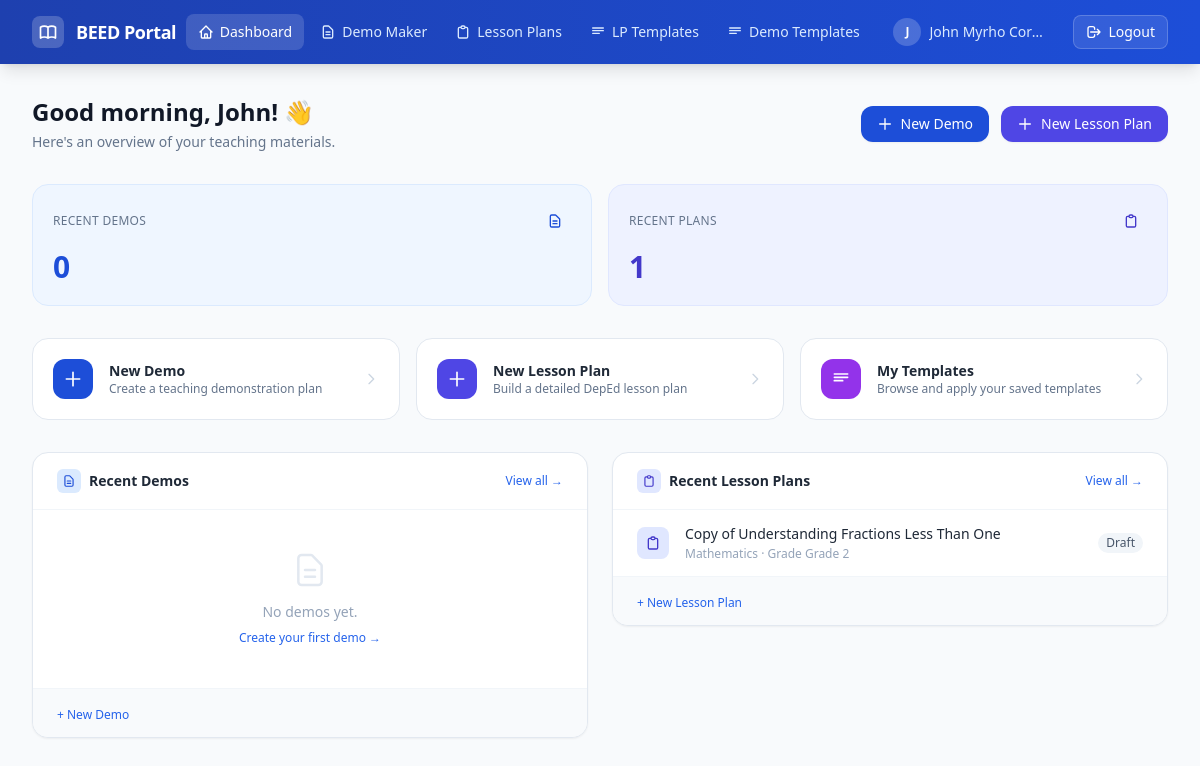
Page /dashboard (signed in) on the committed database.
### tables this page shows
CREATE TABLE `lesson_plans` (
  `id` int(10) unsigned NOT NULL AUTO_INCREMENT,
  `student_id` int(10) unsigned NOT NULL,
  `title` varchar(255) NOT NULL,
  `subject` varchar(255) DEFAULT NULL,
  `grade_level` varchar(50) DEFAULT NULL,
  `quarter` tinyint(3) unsigned DEFAULT NULL COMMENT '1-4',
  `week` tinyint(3) unsigned DEFAULT NULL COMMENT '1-10',
  `status` enum('draft','for_review','submitted') NOT NULL DEFAULT 'draft',
  `date` date DEFAULT NULL,
  `time_allotment_minutes` smallint(5) unsigned DEFAULT NULL,
  `learning_competency` varchar(500) NOT NULL,
  `subject_matter_topic` varchar(255) DEFAULT NULL,
  `subject_matter_references` text DEFAULT NULL,
  `subject_matter_materials` text DEFAULT NULL,
  `proc_review_drill` text DEFAULT NULL,
  `proc_motivation` text DEFAULT NULL,
  `proc_presentation` text DEFAULT NULL,
  `proc_discussion` text DEFAULT NULL,
  `proc_generalization` text DEFAULT NULL,
  `proc_application` text DEFAULT NULL,
  `evaluation` text DEFAULT NULL,
  `assignment` text DEFAULT NULL,
  `created_at` timestamp NOT NULL DEFAULT current_timestamp(),
  `updated_at` timestamp NOT NULL DEFAULT current_timestamp() ON UPDATE current_timestamp(),
  PRIMARY KEY (`id`),
  KEY `fk_lesson_plans_student_id` (`student_id`),
  KEY `idx_lesson_plans_title` (`title`),
  FULLTEXT KEY `ft_lp_search` (`title`,`subject`,`learning_competency`),
  CONSTRAINT `fk_lesson_plans_student_id` FOREIGN KEY (`student_id`) REFERENCES `students` (`id`) ON DELETE CASCADE
);

### src/controllers/DashboardController.php (called while the page is built, shortened)
<?php
require_once __DIR__ . '/../models/LessonPlan.php';
class DashboardController
{
    public function index(): void
    {
        $studentId   = (int) $_SESSION['student_id'];
        $studentName = $_SESSION['student_name'] ?? '';
        try {
            $db = Database::getConnection();
            $recentDemos       = Demo::recentByStudent($db, $studentId, 5);
            $recentLessonPlans = LessonPlan::recentByStudent($db, $studentId, 5);
        } catch (PDOException $e) {
            error_log('DashboardController::index PDOException: ' . $e->getMessage());
            $recentDemos       = [];
            $recentLessonPlans = [];
        }
        require __DIR__ . '/../../views/dashboard/index.php';
    }
}

### src/helpers.php (called while the page is built, shortened)
<?php
if (!function_exists('url')) {
    function url(string $path): string
    {
        $base = defined('APP_BASE') ? APP_BASE : '';
        $encodedBase = implode('/', array_map('rawurlencode', explode('/', $base)));
        return $encodedBase . '/' . ltrim($path, '/');
    }
}

### src/models/LessonPlan.php (called while the page is built, shortened)
<?php
class LessonPlan
{
    public static function recentByStudent(PDO $db, int $studentId, int $limit = 5): array
    {
        $sql  = 'SELECT ' . self::COLUMNS . '
                 FROM   lesson_plans
                 WHERE  student_id = :student_id
                 ORDER  BY updated_at DESC
                 LIMIT  :limit';
        $stmt = $db->prepare($sql);
        $stmt->bindValue(':student_id', $studentId, PDO::PARAM_INT);
        $stmt->bindValue(':limit',      $limit,     PDO::PARAM_INT);
        $stmt->execute();
        return $stmt->fetchAll(PDO::FETCH_ASSOC);
    }
}

### views/dashboard/index.php (the view, shortened to what this page needs)
<div class="mb-8 flex flex-col sm:flex-row sm:items-center sm:justify-between gap-4">
    <div>
        <h1 class="text-2xl font-bold text-gray-900">
            Good <?= (date('H') < 12) ? 'morning' : ((date('H') < 17) ? 'afternoon' : 'evening') ?>,
            <?= htmlspecialchars(explode(' ', $studentName)[0]) ?>! 👋
        </h1>
        <p class="mt-1 text-sm text-slate-500">Here's an overview of your teaching materials.</p>
    </div>
    <div class="flex items-center gap-3">
        <a href="<?= url('/demos/create') ?>"
           class="inline-flex items-center gap-2 px-4 py-2 bg-blue-700 hover:bg-blue-800 text-white text-sm font-medium rounded-xl shadow-sm focus:outline-none focus:ring-2 focus:ring-blue-500 focus:ring-offset-2">
            <svg class="w-4 h-4" fill="none" stroke="currentColor" viewBox="0 0 24 24"><path stroke-linecap="round" stroke-linejoin="round" stroke-width="2" d="M12 4v16m8-8H4"/></svg>
            New Demo
        </a>
        <a href="<?= url('/lesson-plans/create') ?>"
           class="inline-flex items-center gap-2 px-4 py-2 bg-indigo-600 hover:bg-indigo-700 text-white text-sm font-medium rounded-xl shadow-sm focus:outline-none focus:ring-2 focus:ring-indigo-500 focus:ring-offset-2">
            <svg class="w-4 h-4" fill="none" stroke="currentColor" viewBox="0 0 24 24"><path stroke-linecap="round" stroke-linejoin="round" stroke-width="2" d="M12 4v16m8-8H4"/></svg>
            New Lesson Plan
        </a>
    </div>
</div>
<div class="grid grid-cols-2 gap-4 mb-8">
    <?php
    $totalDemos = count($recentDemos);
    $totalPlans = count($recentLessonPlans);
    $stats = [
        ['Recent Demos',     $totalDemos, 'bg-blue-50',   'text-blue-700',   'border-blue-100',   'M9 12h6m-6 4h6m2 5H7a2 2 0 01-2-2V5a2 2 0 012-2h5.586a1 1 0 01.707.293l5.414 5.414a1 1 0 01.293.707V19a2 2 0 01-2 2z'],
        ['Recent Plans',     $totalPlans, 'bg-indigo-50', 'text-indigo-700', 'border-indigo-100', 'M9 5H7a2 2 0 00-2 2v12a2 2 0 002 2h10a2 2 0 002-2V7a2 2 0 00-2-2h-2M9 5a2 2 0 002 2h2a2 2 0 002-2M9 5a2 2 0 012-2h2a2 2 0 012 2'],
    ];
    foreach ($stats as [$label, $count, $bg, $text, $border, $icon]):
    ?>
    <div class="<?= $bg ?> border <?= $border ?> rounded-2xl p-5">
        <div class="flex items-center justify-between mb-3">
            <p class="text-xs font-medium text-slate-500 uppercase tracking-wide"><?= $label ?></p>
            <div class="w-8 h-8 <?= $bg ?> rounded-lg flex items-center justify-center">
                <svg class="w-4 h-4 <?= $text ?>" fill="none" stroke="currentColor" viewBox="0 0 24 24">
                    <path stroke-linecap="round" stroke-linejoin="round" stroke-width="2" d="<?= $icon ?>"/>
                </svg>
            </div>
        </div>
        <p class="text-3xl font-bold <?= $text ?>"><?= $count ?></p>
    </div>
    <?php endforeach; ?>
</div>
<div class="grid grid-cols-1 sm:grid-cols-3 gap-4 mb-8">
    <?php
    $quickActions = [
        [url('/demos/create'),        'New Demo',         'Create a teaching demonstration plan',    'bg-blue-700',   'M12 4v16m8-8H4'],
        [url('/lesson-plans/create'), 'New Lesson Plan',  'Build a detailed DepEd lesson plan',      'bg-indigo-600', 'M12 4v16m8-8H4'],
        [url('/templates'),           'My Templates',     'Browse and apply your saved templates',   'bg-purple-600', 'M4 6h16M4 10h16M4 14h10'],
    ];
    foreach ($quickActions as [$href, $title, $desc, $color, $icon]):
    ?>
    <a href="<?= $href ?>" class="group flex items-center gap-4 bg-white border border-slate-200 rounded-2xl p-5 hover:shadow-md hover:border-slate-300 transition-all">
        <div class="w-10 h-10 <?= $color ?> rounded-xl flex items-center justify-center flex-shrink-0 group-hover:scale-110 transition-transform">
            <svg class="w-5 h-5 text-white" fill="none" stroke="currentColor" viewBox="0 0 24 24">
                <path stroke-linecap="round" stroke-linejoin="round" stroke-width="2" d="<?= $icon ?>"/>
            </svg>
        </div>
        <div class="min-w-0">
            <p class="text-sm font-semibold text-gray-800 group-hover:text-blue-700"><?= $title ?></p>
            <p class="text-xs text-slate-500 truncate"><?= $desc ?></p>
        </div>
        <svg class="w-4 h-4 text-slate-300 group-hover:text-blue-500 ml-auto flex-shrink-0" fill="none" stroke="currentColor" viewBox="0 0 24 24">
            <path stroke-linecap="round" stroke-linejoin="round" stroke-width="2" d="M9 5l7 7-7 7"/>
        </svg>
    </a>
    <?php endforeach; ?>
</div>
<div class="grid grid-cols-1 lg:grid-cols-2 gap-6">
    <section>
        <div class="bg-white rounded-2xl shadow-sm border border-slate-200 overflow-hidden">
            <div class="flex items-center justify-between px-6 py-4 border-b border-slate-100">
                <div class="flex items-center gap-2">
                    <div class="w-6 h-6 bg-blue-100 rounded-md flex items-center justify-center">
                        <svg class="w-3.5 h-3.5 text-blue-700" fill="none" stroke="currentColor" viewBox="0 0 24 24"><path stroke-linecap="round" stroke-linejoin="round" stroke-width="2" d="M9 12h6m-6 4h6m2 5H7a2 2 0 01-2-2V5a2 2 0 012-2h5.586a1 1 0 01.707.293l5.414 5.414a1 1 0 01.293.707V19a2 2 0 01-2 2z"/></svg>
                    </div>
                    <h2 class="text-sm font-semibold text-gray-800">Recent Demos</h2>
                </div>
                <a href="<?= url('/demos') ?>" class="text-xs font-medium text-blue-600 hover:text-blue-800">View all →</a>
            </div>
            <ul class="divide-y divide-slate-100">
                <?php if (empty($recentDemos)): ?>
                    <li class="px-6 py-10 text-center">
                        <svg class="mx-auto w-10 h-10 text-slate-200 mb-3" fill="none" stroke="currentColor" viewBox="0 0 24 24"><path stroke-linecap="round" stroke-linejoin="round" stroke-width="1.5" d="M9 12h6m-6 4h6m2 5H7a2 2 0 01-2-2V5a2 2 0 012-2h5.586a1 1 0 01.707.293l5.414 5.414a1 1 0 01.293.707V19a2 2 0 01-2 2z"/></svg>
                        <p class="text-sm text-slate-400">No demos yet.</p>
                        <a href="<?= url('/demos/create') ?>" class="mt-2 inline-block text-xs text-blue-600 hover:text-blue-800 font-medium">Create your first demo →</a>
                    </li>
                <?php endif; ?>
            </ul>
            <div class="px-6 py-3 bg-slate-50 border-t border-slate-100">
                <a href="<?= url('/demos/create') ?>" class="text-xs font-medium text-blue-600 hover:text-blue-800">+ New Demo</a>
            </div>
        </div>
    </section>
    <section>
        <div class="bg-white rounded-2xl shadow-sm border border-slate-200 overflow-hidden">
            <div class="flex items-center justify-between px-6 py-4 border-b border-slate-100">
                <div class="flex items-center gap-2">
                    <div class="w-6 h-6 bg-indigo-100 rounded-md flex items-center justify-center">
                        <svg class="w-3.5 h-3.5 text-indigo-700" fill="none" stroke="currentColor" viewBox="0 0 24 24"><path stroke-linecap="round" stroke-linejoin="round" stroke-width="2" d="M9 5H7a2 2 0 00-2 2v12a2 2 0 002 2h10a2 2 0 002-2V7a2 2 0 00-2-2h-2M9 5a2 2 0 002 2h2a2 2 0 002-2M9 5a2 2 0 012-2h2a2 2 0 012 2"/></svg>
                    </div>
                    <h2 class="text-sm font-semibold text-gray-800">Recent Lesson Plans</h2>
                </div>
                <a href="<?= url('/lesson-plans') ?>" class="text-xs font-medium text-blue-600 hover:text-blue-800">View all →</a>
            </div>
            <ul class="divide-y divide-slate-100">
                <?php if (empty($recentLessonPlans)): ?>
                    <li class="px-6 py-10 text-center">
                        <svg class="mx-auto w-10 h-10 text-slate-200 mb-3" fill="none" stroke="currentColor" viewBox="0 0 24 24"><path stroke-linecap="round" stroke-linejoin="round" stroke-width="1.5" d="M9 5H7a2 2 0 00-2 2v12a2 2 0 002 2h10a2 2 0 002-2V7a2 2 0 00-2-2h-2M9 5a2 2 0 002 2h2a2 2 0 002-2M9 5a2 2 0 012-2h2a2 2 0 012 2"/></svg>
                        <p class="text-sm text-slate-400">No lesson plans yet.</p>
                        <a href="<?= url('/lesson-plans/create') ?>" class="mt-2 inline-block text-xs text-blue-600 hover:text-blue-800 font-medium">Create your first lesson plan →</a>
                    </li>
                <?php else: ?>
                    <?php foreach ($recentLessonPlans as $plan):
                        $statusMap2 = ['draft'=>['bg-slate-100 text-slate-600','Draft'],'for_review'=>['bg-amber-100 text-amber-700','For Review'],'submitted'=>['bg-green-100 text-green-700','Submitted']];
                        [$sCls2,$sLabel2] = $statusMap2[$plan['status']??'draft'] ?? ['bg-slate-100 text-slate-500','—'];
                    ?>
                    <li>
                        <a href="<?= url('/lesson-plans/' . (int)$plan['id'] . '/edit') ?>"
                           class="flex items-center gap-4 px-6 py-3.5 hover:bg-slate-50 group">
                            <div class="w-8 h-8 bg-indigo-100 rounded-lg flex items-center justify-center flex-shrink-0 group-hover:bg-indigo-200 transition-colors">
                                <svg class="w-4 h-4 text-indigo-700" fill="none" stroke="currentColor" viewBox="0 0 24 24"><path stroke-linecap="round" stroke-linejoin="round" stroke-width="2" d="M9 5H7a2 2 0 00-2 2v12a2 2 0 002 2h10a2 2 0 002-2V7a2 2 0 00-2-2h-2M9 5a2 2 0 002 2h2a2 2 0 002-2M9 5a2 2 0 012-2h2a2 2 0 012 2"/></svg>
                            </div>
                            <div class="min-w-0 flex-1">
                                <p class="text-sm font-medium text-gray-800 group-hover:text-blue-700 truncate"><?= htmlspecialchars($plan['title']) ?></p>
                                <p class="text-xs text-slate-400 mt-0.5"><?= htmlspecialchars($plan['subject'] ?: '—') ?> · Grade <?= htmlspecialchars($plan['grade_level'] ?: '—') ?></p>
                            </div>
                            <span class="inline-flex items-center px-2 py-0.5 rounded-full text-xs font-medium <?= $sCls2 ?> flex-shrink-0"><?= $sLabel2 ?></span>
                        </a>
                    </li>
                    <?php endforeach; ?>
                <?php endif; ?>
            </ul>
            <div class="px-6 py-3 bg-slate-50 border-t border-slate-100">
                <a href="<?= url('/lesson-plans/create') ?>" class="text-xs font-medium text-blue-600 hover:text-blue-800">+ New Lesson Plan</a>
            </div>
        </div>
    </section>
</div>
<?php
require __DIR__ . '/../layouts/main.php';

### index.php (shortened to what this page needs)
<?php
require_once __DIR__ . '/src/helpers.php';
$method = strtoupper($_SERVER['REQUEST_METHOD'] ?? 'GET');
$uri = parse_url($_SERVER['REQUEST_URI'] ?? '/', PHP_URL_PATH);
$uri = urldecode($uri);
$uri = '/' . trim($uri, '/');
foreach ($routes as [$routeMethod, $pattern, $controllerClass, $action, $paramNames]) {
    if ($method !== $routeMethod) {
        continue;
    }
    if (!preg_match($pattern, $uri, $matches)) {
        continue;
    }
    $controller = new $controllerClass();
    $args = [];
    $controller->$action(...$args);
    exit;
}

### views/layouts/main.php (style rules this page uses)
* { transition-property: color, background-color, border-color, box-shadow; transition-duration: 150ms; }

### rows in the picture
lesson_plans: title "Copy of Understanding Fractions Less Than One", subject "Mathematics", grade_level "Grade 2", sLabel2 "Draft"

### other values in the picture
$label "Dashboard"
$label "Demo Maker"
$label "Lesson Plans"
$label "LP Templates"
$label "Demo Templates"
$label "RECENT DEMOS"
$count "0"
$label "RECENT PLANS"
$count "1"
$title "New Demo"
$desc "Create a teaching demonstration plan"
$title "New Lesson Plan"
$desc "Build a detailed DepEd lesson plan"
$title "My Templates"
$desc "Browse and apply your saved templates"
